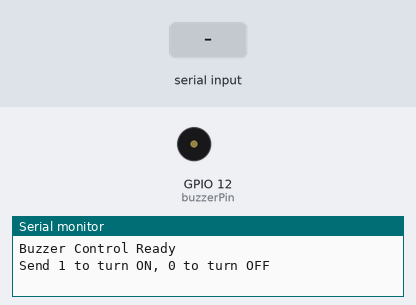
Simulated run of this sketch. Board: ESP32. Shown: buzzer (waves = sounding, pin HIGH), the last lines printed to the serial monitor. Inputs (shaded band) come from the test bench.

Above: at 1.2 s.
1.3 s: "1" received over Serial
At 2.1 s:
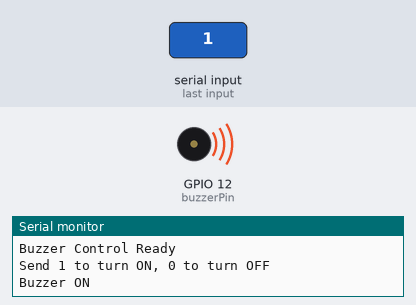
2.8 s: "0" received over Serial
At 3.2 s:
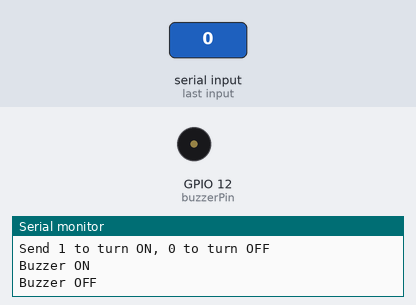
Timing chart, 0 to 5.8 s (numbered marks = the images above; inputs shaded):
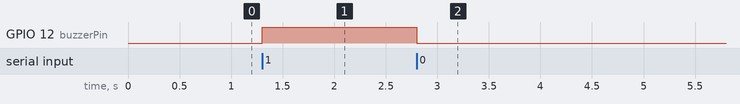

Measured:
- after the input at 1.3 s, GPIO 12 (buzzerPin): LOW → HIGH at once
- after the input at 2.8 s, GPIO 12 (buzzerPin): HIGH → LOW at once

The sketch:

buzzer.ino
```cpp
// (licence header left out)
#include <freertos/FreeRTOS.h>
#include <freertos/task.h>

// Buzzer pin
const int buzzerPin = 12;

// --- FREE RTOS RESOURCES ---
TaskHandle_t BuzzerTaskHandle;

// --- TASK DECLARATION ---
void BuzzerControlTask(void *pvParameters);

void setup() {
  // Initialize buzzer pin as output
  pinMode(buzzerPin, OUTPUT);
  digitalWrite(buzzerPin, LOW);  // Buzzer OFF by default

  // Start serial communication (Keeping your original 9600 baud rate)
  Serial.begin(9600);
  Serial.println("Buzzer Control Ready");
  Serial.println("Send 1 to turn ON, 0 to turn OFF");

  /* --- CREATE RTOS TASK --- */
  // Buzzer Task: Low Priority (1), pinned to Core 0 to keep Core 1 free for sensors
  xTaskCreatePinnedToCore(
      BuzzerControlTask,   // Task function
      "BuzzerControlTask", // Task name for debugging
      2048,                // Stack size
      NULL,                // Parameters
      1,                   // Priority (1 is standard/low)
      &BuzzerTaskHandle,   // Task handle
      0                    // Pin to Core 0
  );
}

void loop() {
  // RTOS Scheduler overrides loop()
  vTaskDelete(NULL);
}

// ==========================================
// CORE 0: BUZZER & SERIAL POLLING TASK
// ==========================================
void BuzzerControlTask(void *pvParameters) {
  // Check the serial buffer every 50ms.
  // This is fast enough for human input, but slow enough to yield CPU time.
  const TickType_t xFrequency = pdMS_TO_TICKS(50);
  TickType_t xLastWakeTime = xTaskGetTickCount();

  for (;;) {
    // Check if data is available on Serial
    if (Serial.available() > 0) {
      char command = Serial.read();  // Read one character

      if (command == '1') {
        digitalWrite(buzzerPin, HIGH);
        Serial.println("Buzzer ON");
      }
      else if (command == '0') {
        digitalWrite(buzzerPin, LOW);
        Serial.println("Buzzer OFF");
      }
    }

    // Delay deterministically to preserve timing behavior and feed the Watchdog
    vTaskDelayUntil(&xLastWakeTime, xFrequency);
  }
}
```
